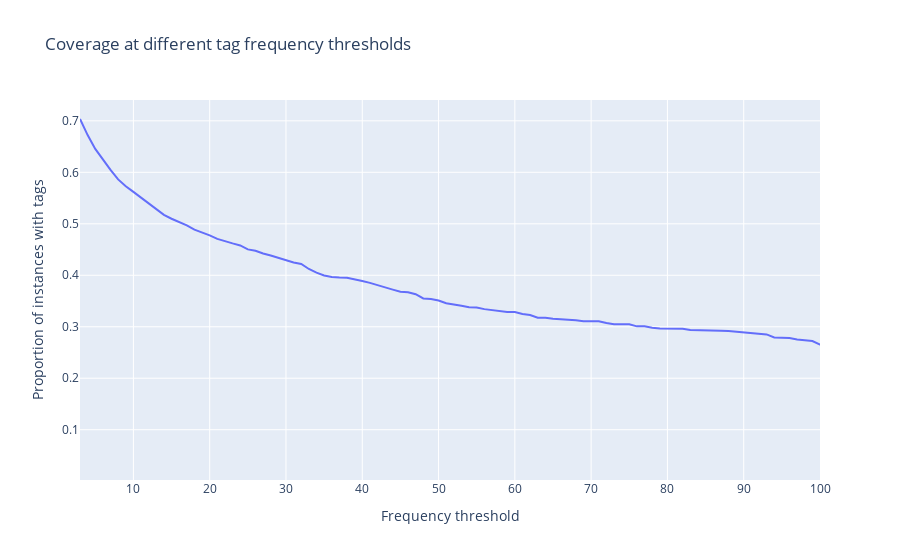

This figure's notebook cell:
### Code cell
figure = px.line(x=freqs.keys(), y=freqs.values(), labels=dict(x='Frequency threshold', y='Proportion of instances with tags'), 
              title='Coverage at different tag frequency thresholds')
figure.update_xaxes(range=[3,100])
figure.show()

### Figure 1 — Plotly figure (JSON) as saved in the notebook; plotly's stock layout.template omitted (floating-point values rounded to 4 significant figures; data arrays with more than 128 entries replaced by an {"elided": "..."} marker saying what was removed)
{"data": [{"hovertemplate": "Frequency threshold=%{x}<br>Proportion of instances with tags=%{y}<extra></extra>", "legendgroup": "", "line": {"color": "#636efa", "dash": "solid"}, "mode": "lines", "name": "", "orientation": "v", "showlegend": false, "type": "scatter", "x": {"elided": "145 int values"}, "xaxis": "x", "y": {"elided": "145 float values"}, "yaxis": "y"}], "layout": {"autosize": true, "legend": {"tracegroupgap": 0}, "title": {"text": "Coverage at different tag frequency thresholds"}, "xaxis": {"anchor": "y", "domain": [0, 1], "range": [3, 100], "title": {"text": "Frequency threshold"}, "type": "linear"}, "yaxis": {"anchor": "x", "autorange": true, "domain": [0, 1], "range": [0.002289, 0.7405], "title": {"text": "Proportion of instances with tags"}, "type": "linear"}}}
